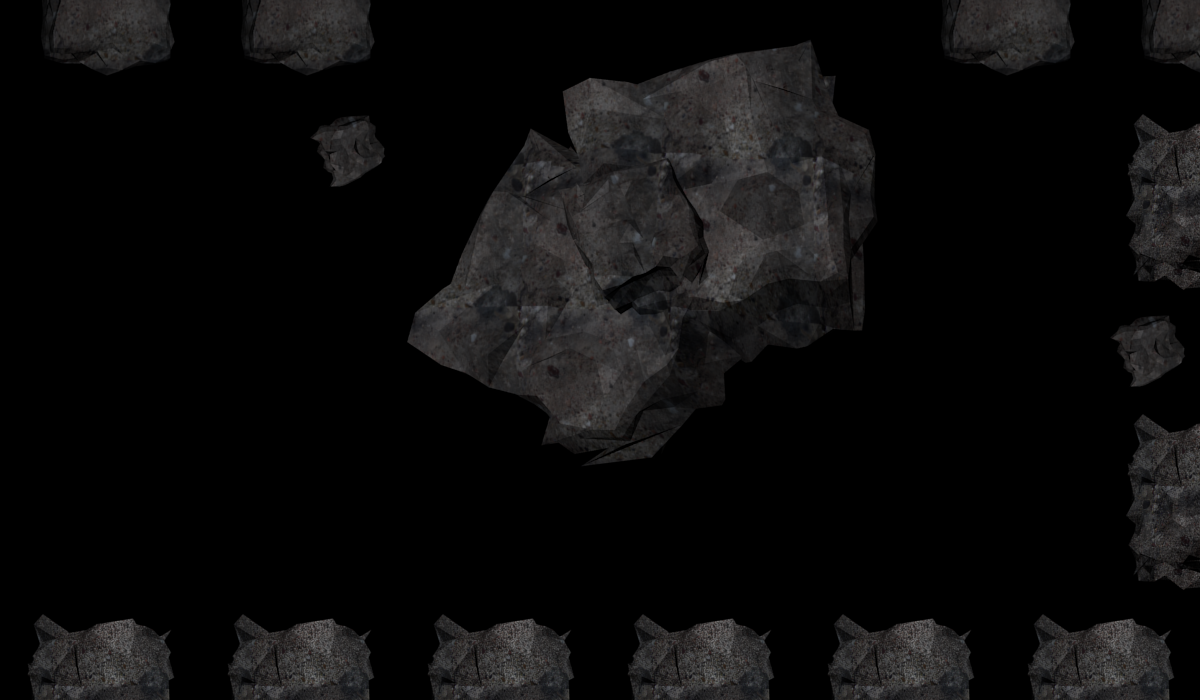

A 2D game scene composited from a Tiled map and its tileset images. What follows is a short description and the map's XML, with each tile layer's data collapsed to a summary:
An orthogonal 12x7 tile map with 100x100 px tiles, 1 tile layer (Tile Layer 1).

<map version="1.0" orientation="orthogonal" renderorder="right-down" width="12" height="7" tilewidth="100" tileheight="100">
 <properties>
  <property name="finishLocationX" value="10" />
  <property name="finishLocationY" value="3" />
  <property name="robotStartLocationX" value="1" />
  <property name="robotStartLocationY" value="3" />
 </properties>
 <tileset firstgid="1" name="default" tilewidth="100" tileheight="100">
  <image source="rocks.png" width="1000" height="1000" />
  <tile id="0">
   <properties>
    <property name="crash" value="false" />
   </properties>
  </tile>
  <tile id="1">
   <properties>
    <property name="crash" value="false" />
   </properties>
  </tile>
  <tile id="2">
   <properties>
    <property name="crash" value="true" />
   </properties>
  </tile>
  <tile id="3">
   <properties>
    <property name="crash" value="true" />
   </properties>
  </tile>
  <tile id="4">
   <properties>
    <property name="crash" value="false" />
   </properties>
  </tile>
  <tile id="5">
   <properties>
    <property name="crash" value="true" />
   </properties>
  </tile>
  <tile id="6">
   <properties>
    <property name="crash" value="true" />
   </properties>
  </tile>
  <tile id="7">
   <properties>
    <property name="crash" value="true" />
   </properties>
  </tile>
  <tile id="8">
   <properties>
    <property name="crash" value="true" />
   </properties>
  </tile>
  <tile id="9">
   <properties>
    <property name="crash" value="false" />
   </properties>
  </tile>
  <tile id="10">
   <properties>
    <property name="crash" value="false" />
   </properties>
  </tile>
  <tile id="11">
   <properties>
    <property name="crash" value="true" />
   </properties>
  </tile>
  <tile id="12">
   <properties>
    <property name="crash" value="true" />
   </properties>
  </tile>
  <tile id="13">
   <properties>
    <property name="crash" value="true" />
   </properties>
  </tile>
  <tile id="14">
   <properties>
    <property name="crash" value="true" />
   </properties>
  </tile>
  <tile id="15">
   <properties>
    <property name="crash" value="true" />
   </properties>
  </tile>
  <tile id="16">
   <properties>
    <property name="crash" value="true" />
   </properties>
  </tile>
  <tile id="17">
   <properties>
    <property name="crash" value="true" />
   </properties>
  </tile>
  <tile id="18">
   <properties>
    <property name="crash" value="true" />
   </properties>
  </tile>
  <tile id="19">
   <properties>
    <property name="crash" value="false" />
   </properties>
  </tile>
  <tile id="20">
   <properties>
    <property name="crash" value="true" />
   </properties>
  </tile>
  <tile id="21">
   <properties>
    <property name="crash" value="true" />
   </properties>
  </tile>
  <tile id="22">
   <properties>
    <property name="crash" value="true" />
   </properties>
  </tile>
  <tile id="23">
   <properties>
    <property name="crash" value="true" />
   </properties>
  </tile>
  <tile id="24">
   <properties>
    <property name="crash" value="true" />
   </properties>
  </tile>
  <tile id="25">
   <properties>
    <property name="crash" value="false" />
   </properties>
  </tile>
  <tile id="26">
   <properties>
    <property name="crash" value="false" />
   </properties>
  </tile>
  <tile id="27">
   <properties>
    <property name="crash" value="true" />
   </properties>
  </tile>
  <tile id="28">
   <properties>
    <property name="crash" value="true" />
   </properties>
  </tile>
  <tile id="29">
   <properties>
    <property name="crash" value="false" />
   </properties>
  </tile>
  <tile id="30">
   <properties>
    <property name="crash" value="true" />
   </properties>
  </tile>
  <tile id="31">
   <properties>
    <property name="crash" value="true" />
   </properties>
  </tile>
  <tile id="32">
   <properties>
    <property name="crash" value="true" />
   </properties>
  </tile>
  <tile id="33">
   <properties>
    <property name="crash" value="true" />
   </properties>
  </tile>
  <tile id="34">
   <properties>
    <property name="crash" value="false" />
   </properties>
  </tile>
  <tile id="35">
   <properties>
    <property name="crash" value="true" />
   </properties>
  </tile>
  <tile id="36">
   <properties>
    <property name="crash" value="true" />
   </properties>
  </tile>
  <tile id="37">
   <properties>
    <property name="crash" value="true" />
   </properties>
  </tile>
  <tile id="38">
   <properties>
    <property name="crash" value="true" />
   </properties>
  </tile>
  <tile id="39">
   <properties>
    <property name="crash" value="true" />
   </properties>
  </tile>
  <tile id="40">
   <properties>
    <property name="crash" value="false" />
   </properties>
  </tile>
  <tile id="41">
   <properties>
    <property name="crash" value="true" />
   </properties>
  </tile>
  <tile id="42">
   <properties>
    <property name="crash" value="true" />
   </properties>
  </tile>
  <tile id="43">
   <properties>
    <property name="crash" value="false" />
   </properties>
  </tile>
  <tile id="44">
   <properties>
    <property name="crash" value="false" />
   </properties>
  </tile>
  <tile id="45">
   <properties>
    <property name="crash" value="true" />
   </properties>
  </tile>
  <tile id="46">
   <properties>
    <property name="crash" value="true" />
   </properties>
  </tile>
  <tile id="47">
   <properties>
    <property name="crash" value="true" />
   </properties>
  </tile>
  <tile id="48">
   <properties>
    <property name="crash" value="true" />
   </properties>
  </tile>
  <tile id="49">
   <properties>
    <property name="crash" value="true" />
   </properties>
  </tile>
  <tile id="50">
   <properties>
    <property name="crash" value="false" />
   </properties>
  </tile>
  <tile id="51">
   <properties>
    <property name="crash" value="false" />
   </properties>
  </tile>
  <tile id="52">
   <properties>
    <property name="crash" value="false" />
   </properties>
  </tile>
  <tile id="53">
   <properties>
    <property name="crash" value="false" />
   </properties>
  </tile>
  <tile id="54">
   <properties>
    <property name="crash" value="false" />
   </properties>
  </tile>
  <tile id="55">
   <properties>
    <property name="crash" value="false" />
   </properties>
  </tile>
  <tile id="56">
   <properties>
    <property name="crash" value="false" />
   </properties>
  </tile>
  <tile id="57">
   <properties>
    <property name="crash" value="false" />
   </properties>
  </tile>
  <tile id="58">
   <properties>
    <property name="crash" value="false" />
   </properties>
  </tile>
  <tile id="59">
   <properties>
    <property name="crash" value="false" />
   </properties>
  </tile>
  <tile id="60">
   <properties>
    <property name="crash" value="false" />
   </properties>
  </tile>
  <tile id="61">
   <properties>
    <property name="crash" value="true" />
   </properties>
  </tile>
  <tile id="62">
   <properties>
    <property name="crash" value="true" />
   </properties>
  </tile>
  <tile id="63">
   <properties>
    <property name="crash" value="true" />
   </properties>
  </tile>
  <tile id="64">
   <properties>
    <property name="crash" value="true" />
   </properties>
  </tile>
  <tile id="65">
   <properties>
    <property name="crash" value="true" />
   </properties>
  </tile>
  <tile id="66">
   <properties>
    <property name="crash" value="true" />
   </properties>
  </tile>
  <tile id="67">
   <properties>
    <property name="crash" value="true" />
   </properties>
  </tile>
  <tile id="68">
   <properties>
    <property name="crash" value="false" />
   </properties>
  </tile>
  <tile id="69">
   <properties>
    <property name="crash" value="false" />
   </properties>
  </tile>
  <tile id="70">
   <properties>
    <property name="crash" value="true" />
   </properties>
  </tile>
  <tile id="71">
   <properties>
    <property name="crash" value="true" />
   </properties>
  </tile>
  <tile id="72">
   <properties>
    <property name="crash" value="true" />
   </properties>
  </tile>
  <tile id="73">
   <properties>
    <property name="crash" value="true" />
   </properties>
  </tile>
  <tile id="74">
   <properties>
    <property name="crash" value="true" />
   </properties>
  </tile>
  <tile id="75">
   <properties>
    <property name="crash" value="false" />
   </properties>
  </tile>
  <tile id="76">
   <properties>
    <property name="crash" value="false" />
   </properties>
  </tile>
  <tile id="77">
   <properties>
    <property name="crash" value="false" />
   </properties>
  </tile>
  <tile id="78">
   <properties>
    <property name="crash" value="true" />
   </properties>
  </tile>
  <tile id="79">
   <properties>
    <property name="crash" value="true" />
   </properties>
  </tile>
  <tile id="80">
   <properties>
    <property name="crash" value="true" />
   </properties>
  </tile>
  <tile id="81">
   <properties>
    <property name="crash" value="true" />
   </properties>
  </tile>
  <tile id="82">
   <properties>
    <property name="crash" value="true" />
   </properties>
  </tile>
  <tile id="83">
   <properties>
    <property name="crash" value="true" />
   </properties>
  </tile>
  <tile id="84">
   <properties>
    <property name="crash" value="true" />
   </properties>
  </tile>
  <tile id="85">
   <properties>
    <property name="crash" value="false" />
   </properties>
  </tile>
  <tile id="86">
   <properties>
    <property name="crash" value="false" />
   </properties>
  </tile>
  <tile id="87">
   <properties>
    <property name="crash" value="true" />
   </properties>
  </tile>
  <tile id="88">
   <properties>
    <property name="crash" value="true" />
   </properties>
  </tile>
  <tile id="89">
   <properties>
    <property name="crash" value="true" />
   </properties>
  </tile>
  <tile id="90">
   <properties>
    <property name="crash" value="false" />
   </properties>
  </tile>
  <tile id="91">
   <properties>
    <property name="crash" value="true" />
   </properties>
  </tile>
  <tile id="92">
   <properties>
    <property name="crash" value="true" />
   </properties>
  </tile>
  <tile id="93">
   <properties>
    <property name="crash" value="true" />
   </properties>
  </tile>
  <tile id="94">
   <properties>
    <property name="crash" value="true" />
   </properties>
  </tile>
  <tile id="95">
   <properties>
    <property name="crash" value="false" />
   </properties>
  </tile>
  <tile id="96">
   <properties>
    <property name="crash" value="false" />
   </properties>
  </tile>
  <tile id="97">
   <properties>
    <property name="crash" value="true" />
   </properties>
  </tile>
  <tile id="98">
   <properties>
    <property name="crash" value="true" />
   </properties>
  </tile>
  <tile id="99">
   <properties>
    <property name="crash" value="true" />
   </properties>
  </tile>
 </tileset>
 <layer name="Tile Layer 1" width="12" height="7">
  <data>[84 cells, 84 non-empty, 31 distinct tile ids]</data>
 </layer>
</map>
